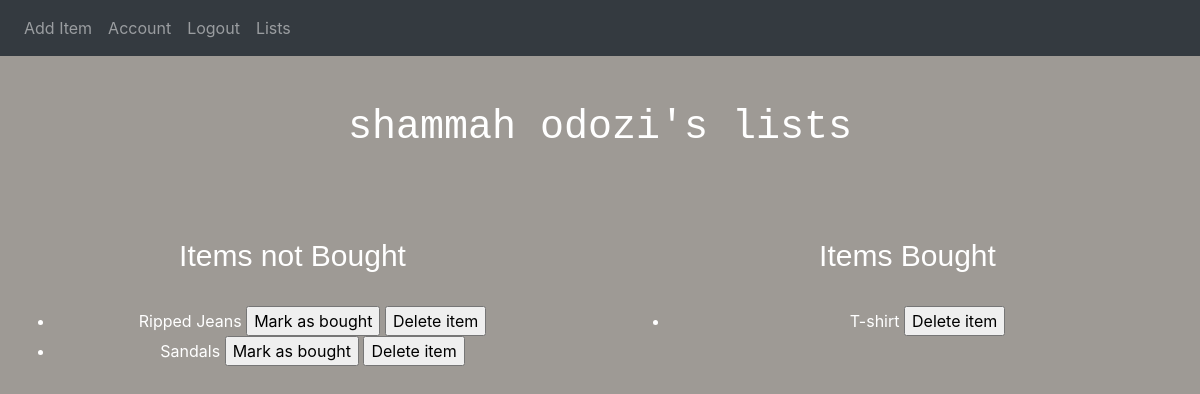
The page /lists (signed in) on the database its author committed.
### application/models.py (models this page shows, shortened)
class Users(db.Model, UserMixin):
	id = db.Column(db.Integer, primary_key=True)
	first_name = db.Column(db.String(30), nullable=False)
	last_name = db.Column(db.String(30), nullable=False)
	email = db.Column(db.String(150), nullable=False, unique=True)
	password = db.Column(db.String(50), nullable=False)
	lists = db.relationship('Shoppinglist', backref='creator', lazy=True)

class Shoppinglist(db.Model, UserMixin):
	id = db.Column(db.Integer, primary_key=True)
	text = db.Column(db.String(200), nullable=False)
	bought = db.Column(db.Boolean)
	user_id = db.Column(db.Integer, db.ForeignKey('users.id'), nullable=False)

### application/routes.py (the view)
@app.route('/lists')
@login_required
def lists():
 if current_user.is_authenticated:
  bought = Shoppinglist.query.filter_by(creator=current_user, bought=True).all()
  notbought = Shoppinglist.query.filter_by(creator=current_user, bought=False).all()
  return render_template('lists.html', title='Lists', bought=bought, notbought=notbought, creator=current_user)

### application/models.py (called while the page is built)
@login_manager.user_loader
def load_user(id):
	return Users.query.get(int(id))

### application/templates/lists.html (shortened to what this page needs)
{% extends "layout.html" %}
{% block body_content %}
<!DOCTYPE html>
<html lang="en">
<head>
<body>
	<br>
	<br>
<b><h1 style="font-size:40px; color:white;text-align:center;font-family: monospace;">{{ current_user.first_name}} {{ current_user.last_name }}'s lists</h1></b>
<br>
<br>
<div class="row">
	<div class="column margin:left"><h3 style="font-size:30px;text-align:center;font-family:Arial,sans-serif; color:white"> Items not Bought</h3>
	<br>
	<ul>
		{% for shoppinglist in notbought %}
		<li style="font-size:12pt; color:white;text-align:center">{{ shoppinglist.text }} <form action="{{ url_for('bought', id=shoppinglist.id) }}" style="display: inline">
         <input type="submit" value="Mark as bought">
     </form>
		<form action="{{ url_for('delete', id=shoppinglist.id) }}" style="display: inline">
         <input type="submit" value="Delete item"></form></li>
		{% endfor %}
	</ul>
</div>
	<br>
	<div class="column"><h3 style="font-size:30px;text-align:center;font-family:Arial,sans-serif;color:white;"> Items Bought</h3>
	<br>
	<ul>
		{% for shoppinglist in bought %}
		<li style="font-size:12pt;color:white;text-align:center;">{{ shoppinglist.text }}
		 <form action="{{ url_for('delete', id=shoppinglist.id) }}" style="display: inline">
         <input type="submit" value="Delete item"></form></li>
		{% endfor %}
	</div>
</div>
</body>
{% endblock body_content %}

### application/templates/layout.html (style rules this page uses)
body { background-color: #9e9a95; }

### application/templates/lists.html (style rules this page uses)
.column { float: left; width: 50%; padding: 30px; }

### rows shown on the page
Users: first_name "shammah", last_name "odozi"
Shoppinglist: text "Ripped Jeans"
Shoppinglist: text "Sandals"
Shoppinglist: text "T-shirt"
